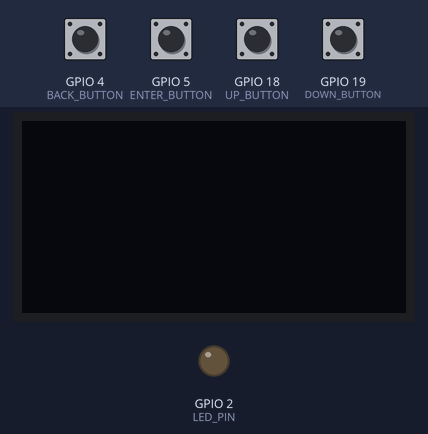
Bench run of a sketch on a simulated ESP32. Shown: 128×64 one-colour display, output pins drawn as LEDs (lit = HIGH). The inputs (shaded band) are chosen by the test bench; at power-on: GPIO 4 (BACK_BUTTON), GPIO 5 (ENTER_BUTTON), GPIO 18 (UP_BUTTON), GPIO 19 (DOWN_BUTTON) HIGH. What the sketch prints to the serial monitor is not drawn.

Above: at 1.2 s.
1.3 s: GPIO 4 (BACK_BUTTON) pulled LOW for 0.15 s
At 2.4 s:
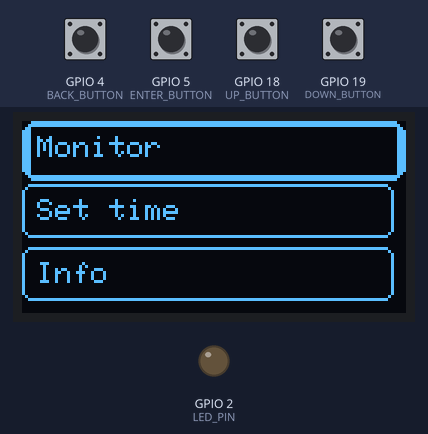
3.1 s: GPIO 5 (ENTER_BUTTON) pulled LOW for 0.15 s
At 4.5 s:
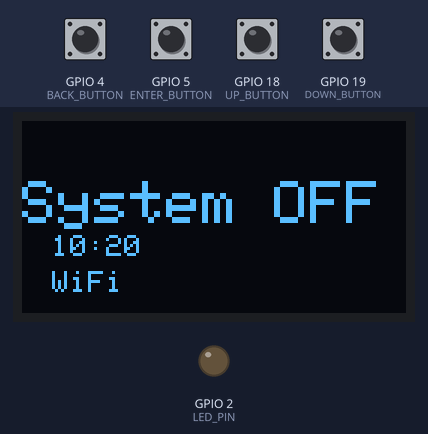
4.8 s: GPIO 5 (ENTER_BUTTON) pulled LOW for 1 s
At 6.7 s:
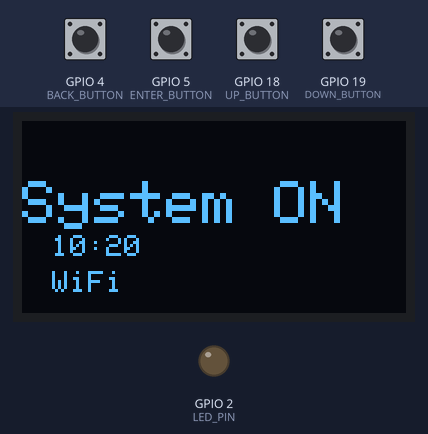
7.3 s: GPIO 4 (BACK_BUTTON) pulled LOW for 1 s
At 8.39 s:
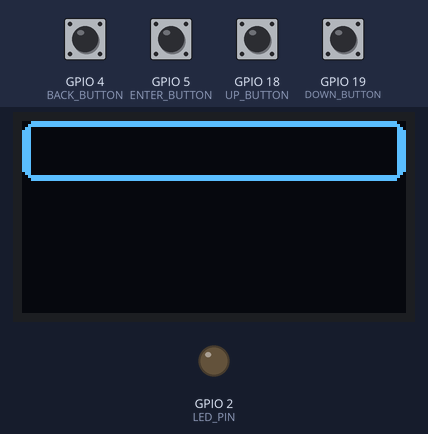
9.9 s: GPIO 4 (BACK_BUTTON) pulled LOW for 0.15 s
At 11.3 s:
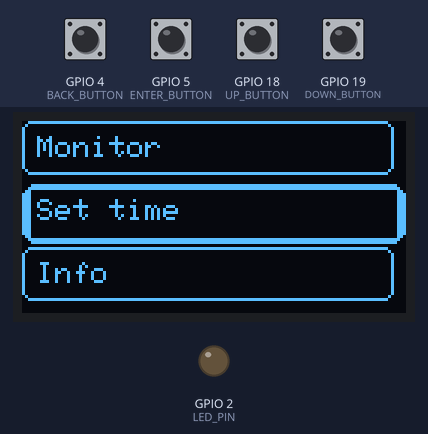
11.7 s: GPIO 5 (ENTER_BUTTON) pulled LOW for 0.15 s
At 12.9 s:
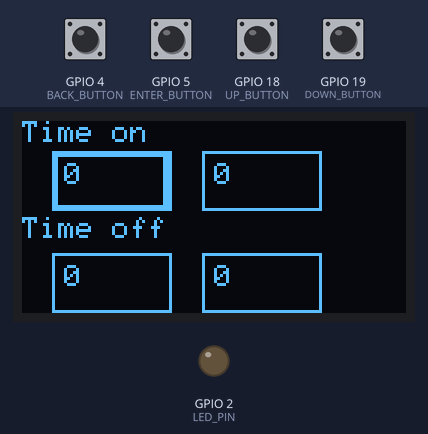
Timing chart, 0 to 14.6 s (numbered marks = the images above; inputs shaded):
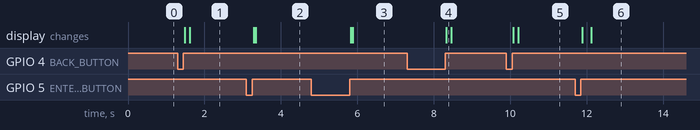

The sketch:

TestSensors.ino
```cpp
#include "main.h"

device_system_t Device1;
// email_data_t Email_container_1;

#define SCREEN_WIDTH 128 // OLED display width, in pixels
#define SCREEN_HEIGHT 64 // OLED display height, in pixels
// Declaration for SSD1306 display connected using I2C
#define OLED_RESET     -1 // Reset pin # (or -1 if sharing Arduino reset pin)
#define SCREEN_ADDRESS 0x3C

#define LED_PIN 2

int on_off = 0;
int hour = 0, minute = 0;
String email = "losCartos6@gmail.com";
// Adafruit_SSD1306 display(SCREEN_WIDTH, SCREEN_HEIGHT, &Wire, OLED_RESET);
// Declaration for SSD1306 display connected using software SPI:
//#define OLED_MOSI   9
//#define OLED_CLK   10
//#define OLED_DC    11
//#define OLED_CS    12
//#define OLED_RESET 13
//Adafruit_SSD1306 display(SCREEN_WIDTH, SCREEN_HEIGHT, OLED_MOSI, OLED_CLK, OLED_DC, OLED_RESET, OLED_CS);
bool read_button(int btn, void (*callback_func)() = NULL)
{
  volatile int holdTimeCount = 0;
  if (digitalRead(btn) == LOW)
  {
    vTaskDelay(20/portTICK_PERIOD_MS);
    if (digitalRead(btn) == LOW)
    {
      while (digitalRead(btn) == LOW)
      {
        vTaskDelay(20/portTICK_PERIOD_MS);
      }
      Serial.println("Button pushed");
      if (callback_func != NULL)
      {
        callback_func();
      }
      return true;
    }
  }
  return false;
}

// ------------------------------------ FOR OLED PRINT SCREEN -------------------------------------------
void update_menu_mode()
{
  if (Buttons_1.back_btn == 0)
  {
    oled128x32_drawBitmap(bitmap_thick_rec, 0, 0, 128, 20, false);
    oled128x32_drawBitmap(bitmap_border_rec, 0, 21, 128, 20, false);
    oled128x32_drawBitmap(bitmap_border_rec, 0, 42, 128, 20, false);
  }
  else if (Buttons_1.back_btn == 1)
  {
    oled128x32_drawBitmap(bitmap_border_rec, 0, 0, 128, 20, false);
    oled128x32_drawBitmap(bitmap_thick_rec, 0, 21, 128, 20, false);
    oled128x32_drawBitmap(bitmap_border_rec, 0, 42, 128, 20, false);
  }
  else
  {
    oled128x32_drawBitmap(bitmap_border_rec, 0, 0, 128, 20, false);
    oled128x32_drawBitmap(bitmap_border_rec, 0, 21, 128, 20, false);
    oled128x32_drawBitmap(bitmap_thick_rec, 0, 42, 128, 20, false);
  }

  oled128x32_printText("Monitor", 5, 5, 1);
  oled128x32_printText("Set time", 5, 26, 1);
  oled128x32_printText("Info", 5, 47, 1);
  display.clearDisplay();
}

void update_monitor_mode()
{
  if (on_off == 0)
  {
    oled128x32_printText("System OFF", 0, 20, 2);
  }
  else
  {
    oled128x32_printText("System ON", 0, 20, 2);
  }
  oled128x32_printText("10:20", 10, 38, 1);
  oled128x32_printText("WiFi", 10, 50, 1);
  display.clearDisplay();
}

void update_setting_mode()
{

  if (Buttons_1.enter_btn == 0)
  {
    oled128x32_drawBitmap(bitmap_thick_box, 10, 10, 40, 20, false);
    oled128x32_drawBitmap(bitmap_box_rec, 60, 10, 40, 20, false);
    oled128x32_drawBitmap(bitmap_box_rec, 10, 44, 40, 20, false);
    oled128x32_drawBitmap(bitmap_box_rec, 60, 44, 40, 20, false);
  }
  else if (Buttons_1.enter_btn == 1)
  {
    oled128x32_drawBitmap(bitmap_box_rec, 10, 10, 40, 20, false);
    oled128x32_drawBitmap(bitmap_thick_box, 60, 10, 40, 20, false);
    oled128x32_drawBitmap(bitmap_box_rec, 10, 44, 40, 20, false);
    oled128x32_drawBitmap(bitmap_box_rec, 60, 44, 40, 20, false);
  }
  else if (Buttons_1.enter_btn == 2)
  {
    oled128x32_drawBitmap(bitmap_box_rec, 10, 10, 40, 20, false);
    oled128x32_drawBitmap(bitmap_box_rec, 60, 10, 40, 20, false);
    oled128x32_drawBitmap(bitmap_thick_box, 10, 44, 40, 20, false);
    oled128x32_drawBitmap(bitmap_box_rec, 60, 44, 40, 20, false);
  }
  else
  {
    oled128x32_drawBitmap(bitmap_box_rec, 10, 10, 40, 20, false);
    oled128x32_drawBitmap(bitmap_box_rec, 60, 10, 40, 20, false);
    oled128x32_drawBitmap(bitmap_box_rec, 10, 44, 40, 20, false);
    oled128x32_drawBitmap(bitmap_thick_box, 60, 44, 40, 20, false);
  }
  // *******************************************
  oled128x32_printText(String(hour).c_str(), 14, 14, 1);
  oled128x32_printText(String(minute).c_str(), 64, 14, 1);
  oled128x32_printText(String(hour).c_str(), 14, 48, 1);
  oled128x32_printText(String(minute).c_str(), 64, 48, 1);
  // *******************************************
  oled128x32_printText("Time on", 0, 0, 1);
  oled128x32_printText("Time off", 0, 32, 1);
  display.clearDisplay();
}

void update_info_mode()
{
  oled128x32_printText("Email:", 0, 0, 1);
  oled128x32_printText(email.c_str(), 0, 20, 1);
  oled128x32_printText("Recipient:", 0, 40, 1);
  oled128x32_printText(email.c_str(), 0, 50, 1);
  display.clearDisplay();
}

void handle_back_menu()
{
  Buttons_1.back_btn = (Buttons_1.back_btn + 1) % 3;
  update_menu_mode();
}

void handle_enter_menu()
{
  if (Buttons_1.back_btn == 0)
  {
    Buttons_1.enter_btn = 0;
    Buttons_1.oled_mode = OLED_MONITOR;
    update_monitor_mode();
  }
  else if (Buttons_1.back_btn == 1)
  {
    Buttons_1.enter_btn = 0;
    Buttons_1.oled_mode = OLED_SETTING;
    update_setting_mode();
  }
  else if (Buttons_1.back_btn == 2)
  {
    Buttons_1.oled_mode = OLED_INFO;
    update_info_mode();
  }
}

void handle_enter_monitor()
{
  Buttons_1.enter_btn = (Buttons_1.enter_btn + 1) % 2;

  if (Buttons_1.enter_btn == 0)
  {
    //*****************************
    on_off = 0;
  }
  else if (Buttons_1.enter_btn == 1)
  {
    //*****************************
    on_off = 1;
  }
  update_monitor_mode();
}

void handle_back_monitor()
{
  Buttons_1.enter_btn = 0;
  Buttons_1.oled_mode = OLED_MENU;
  update_menu_mode();
}

void handle_enter_setting()
{
  Buttons_1.enter_btn = (Buttons_1.enter_btn + 1) % 4;
  update_setting_mode();
}

void handle_up_setting()
{
  if (Buttons_1.enter_btn == 0)
  {
    hour++;
    if (hour > 23) hour = 0;
  }
  else if (Buttons_1.enter_btn == 1)
  {
    minute++;
    if (minute > 59) minute = 0;
  }
  update_setting_mode();
}
void handle_down_setting()
{
  if (Buttons_1.enter_btn == 0)
  {
    hour--;
    if (hour < 0) hour = 23;
  }
  else if (Buttons_1.enter_btn == 1)
  {
    minute--;
    if (minute < 0) minute = 59;
  }
  update_setting_mode();
}

void handle_modes_oled()
{
  switch (Buttons_1.oled_mode)
  {
    case OLED_MONITOR:
    {
      read_button(BACK_BUTTON, handle_back_monitor);
      read_button(ENTER_BUTTON, handle_enter_monitor);
      break;
    }
    case OLED_MENU:
    {
      read_button(BACK_BUTTON, handle_back_menu);
      read_button(ENTER_BUTTON, handle_enter_menu);
      break;
    }
    case OLED_SETTING:
    {
      read_button(ENTER_BUTTON, handle_enter_setting);
      read_button(BACK_BUTTON, handle_back_monitor);
      read_button(UP_BUTTON, handle_up_setting);
      read_button(DOWN_BUTTON, handle_down_setting);
      break;
    }
    case OLED_INFO:
    {
      read_button(BACK_BUTTON, handle_back_monitor);
      // read_button(BACK_BUTTON, handle_back_menu);
      break;
    }
  }
}

void setup()
{
  Serial.begin(115200);
  pinMode(ENTER_BUTTON, INPUT_PULLUP);
  pinMode(BACK_BUTTON, INPUT_PULLUP);
  pinMode(UP_BUTTON, INPUT_PULLUP);
  pinMode(DOWN_BUTTON, INPUT_PULLUP);
  pinMode(LED_PIN, OUTPUT);
  // digitalWrite(LED_PIN, HIGH);
  // initialize the OLED object
  if(!display.begin(SSD1306_SWITCHCAPVCC, SCREEN_ADDRESS)) {
    Serial.println(F("SSD1306 allocation failed"));
    while (1)
    {
      delay(500);
    }
  }
  Buttons_1.oled_mode = 0;
  // Uncomment this if you are using SPI
  //if(!display.begin(SSD1306_SWITCHCAPVCC)) {
  //  Serial.println(F("SSD1306 allocation failed"));
  //  for(;;); // Don't proceed, loop forever
  //}
  // Clear the buffer.
  display.clearDisplay();
  // Display Text
  // display.setTextSize(1.5);
  // display.setTextColor(WHITE);
  // display.setCursor(0,28);
  // display.println("Este proyecto");
  // display.println("es muy interesante");

  // display.display();
  // delay(2000);
  // display.clearDisplay();
  // // Display Inverted Text
  // display.setTextColor(BLACK, WHITE); // 'inverted' text
  // display.setCursor(0,28);
  // display.println("Hello world!");
  // display.display();
  // delay(2000);
  // display.clearDisplay();
  // // Changing Font Size
  // display.setTextColor(WHITE);
  // display.setCursor(0,24);
  // display.setTextSize(2);
  // display.println("Hello!");
  // display.display();
  // delay(2000);
  // display.clearDisplay();
  // // Display Numbers
  // display.setTextSize(1);
  // display.setCursor(0,28);
  // display.println(123456789);
  // display.display();
  // delay(2000);
  // display.clearDisplay();
  // // Specifying Base For Numbers
  // display.setCursor(0,28);
  // display.print("0x"); display.print(0xFF, HEX);
  // display.print("(HEX) = ");
  // display.print(0xFF, DEC);
  // display.println("(DEC)");
  // display.display();
  // delay(2000);
  // display.clearDisplay();
  // // Display ASCII Characters
  // display.setCursor(0,24);
  // display.setTextSize(2);
  // display.write(3);
  // display.display();
  // delay(2000);
  // display.clearDisplay();
  // // Scroll full screen
  // display.setCursor(0,0);
  // display.setTextSize(1);
  // display.println("Full");
  // display.println("screen");
  // display.println("scrolling!");
  // display.display();
  // display.startscrollright(0x00, 0x07);
  // delay(2000);
  // display.stopscroll();
  // delay(1000);
  // display.startscrollleft(0x00, 0x07);
  // delay(2000);
  // display.stopscroll();
  // delay(1000);
  // display.startscrolldiagright(0x00, 0x07);
  // delay(2000);
  // display.startscrolldiagleft(0x00, 0x07);
  // delay(2000);
  // display.stopscroll();
  // display.clearDisplay();
  // // Scroll part of the screen
  // display.setCursor(0,0);
  // display.setTextSize(1);
  // display.println("Scroll");
  // display.println("some part");
  // display.println("of the screen.");
  // display.display();
  // display.startscrollright(0x00, 0x00);
}


void loop() {
  // put your main code here, to run repeatedly:
  handle_modes_oled();
}
```

main.h
```cpp
#ifndef MAIN_H
#define MAIN_H

#include <SPI.h>
#include <Wire.h>
#include <Adafruit_GFX.h>
#include <Adafruit_SSD1306.h>

#include "bit_map_frame_utilities.h"
#include "oled_utilities.h"

#define ENTER_BUTTON 5
#define BACK_BUTTON 4
#define UP_BUTTON 18
#define DOWN_BUTTON 19

typedef struct
{
  int hour;
  int minute;
  int second;
  int week;
  int day;
  int month;
  int year;

} time_attendance_t;

enum system_state
{
  SYSTEM_OFF,
  SYSTEM_ON,
};

enum system_security_ontime
{
  SYSTEM_OFF_SECURITY,
  SYSTEM_ON_SECURITY,
  SYSTEM_HALT_SECURITY,
};

typedef struct
{
  int state_message;
  int sensor_reading_message;
  int ontime_message;

} queue_message_storage_t;

typedef struct
{
  long int previous_time;
  long int time_interval;

} time_invoke_t;

typedef struct
{
  String ssid;
  String pass;
  String ip;
  String gateway;

} wifi_system_parameters_t;

typedef struct
{
  int rtc_time_state;

  int rtc_module_flag_error;
  int ntp_flag_error;
  int rtc_module_connection;

} rtc_time_flags;

typedef struct
{
  int system_state_flag;
  int led_on_state_flag;
  int distance_sensor_flag;
  int is_sent_email_flag;
  rtc_time_flags rtc_flags;

} system_flags_t;

typedef struct
{
  wifi_system_parameters_t  wifi_params;
  time_invoke_t             time_inv;
  system_flags_t            system_flags;
  time_attendance_t         rtc_time;
  time_attendance_t         time_on_security;
  time_attendance_t         time_off_security;
  queue_message_storage_t   queue_messages;

} device_system_t;

#endif
```

oled_utilities.h
```cpp
#ifndef OLED_UTILITIES
#define OLED_UTILITIES

#define OLED_RESET     -1 // Reset pin # (or -1 if sharing Arduino reset pin)
#define SCREEN_ADDRESS 0x3C ///< See datasheet for Address; 0x3D for 128x64, 0x3C for 128x32

#define SCREEN_WIDTH 128 // OLED display width, in pixels
#define SCREEN_HEIGHT 64 // OLED display height, in pixels

#define PADDING_X_TEXT 35
#define PADDING_Y_TEXT 14

#define PADDING_X_IMG 10
#define PADDING_Y_IMG 6

enum oled_mode
{
  OLED_MONITOR,
  OLED_MENU,
  OLED_SETTING,
  OLED_INFO,
};

typedef struct
{
  int oled_mode;
  int enter_btn;
  int back_btn;
  int up_btn;
  int down_btn;

} buttons_gui_t;

buttons_gui_t Buttons_1;

typedef struct
{
  String content;
  int type;

} OLED_PACKAGE;

Adafruit_SSD1306 display(SCREEN_WIDTH, SCREEN_HEIGHT, &Wire, OLED_RESET);

/// FOR SSD1306 128x32
void oled128x32_drawBitmap(const unsigned char *bitmap_array, int x = 0, int y = 0, int size_x=0, int size_y=0, bool is_cleared_display=true)
{
  if (is_cleared_display == true)
    display.clearDisplay();

  display.drawBitmap(x, y, bitmap_array, size_x, size_y, 2);
  display.display();
}

void oled128x32_printText(const char *text, int x = 0, int y = 0, int size_text=1)
{
  display.setTextSize(size_text);
  display.setTextColor(WHITE);
  display.setCursor(x, y);
  display.println(text);
  display.display();
}

//void oled128x32_printScreen(const char *text, int type, int size_text=1)
//{
//  switch (type)
//  {
//    case OLED_CONFIG_STATE:
//    {
//      oled128x32_drawBitmap(epd_bitmap_IconConfig, PADDING_X_IMG, PADDING_Y_IMG, 20, 20);
//      oled128x32_printText(text, PADDING_X_TEXT, PADDING_Y_TEXT, size_text);
//      break;
//    }
//    case OLED_ERROR_STATE:
//    {
//      oled128x32_drawBitmap(epd_bitmap_IconError, PADDING_X_IMG, PADDING_Y_IMG, 20, 20);
//      oled128x32_printText(text, PADDING_X_TEXT, PADDING_Y_TEXT, size_text);
//      break;
//    }
//    case OLED_LOADING_STATE:
//    {
//      oled128x32_drawBitmap(epd_bitmap_IconLoading, PADDING_X_IMG, PADDING_Y_IMG, 20, 20);
//      oled128x32_printText(text, PADDING_X_TEXT, PADDING_Y_TEXT, size_text);
//      break;
//    }
//    case OLED_OPERATE_STATE:
//    {
//      oled128x32_drawBitmap(epd_bitmap_IconOperate, PADDING_X_IMG, PADDING_Y_IMG, 20, 20);
//      oled128x32_printText(text, PADDING_X_TEXT, PADDING_Y_TEXT, size_text);
//      break;
//    }
//    case OLED_SUCCESS_STATE:
//    {
//      oled128x32_drawBitmap(epd_bitmap_IconSuccess, PADDING_X_IMG, PADDING_Y_IMG, 20, 20);
//      oled128x32_printText(text, PADDING_X_TEXT, PADDING_Y_TEXT, size_text);
//      break;
//    }
//    case OLED_LOGO_STATE:
//    {
//      oled128x32_drawBitmap(epd_bitmap_IconLogo, PADDING_X_IMG, 4, 25, 25);
//      oled128x32_printText(text, PADDING_X_TEXT, PADDING_Y_TEXT, size_text);
//      break;
//    }
//    default:
//    {
//      oled128x32_drawBitmap(epd_bitmap_Border, 0, 0, 128, 32);
//      oled128x32_printText("Unknow err!", PADDING_X_TEXT, PADDING_Y_TEXT);
//      break;
//    }
//  }
//  oled128x32_drawBitmap(epd_bitmap_Border, 0, 0, 128, 32, false);
////  xTimerStart(one_shot_timer, portMAX_DELAY);
//}

#endif
```

Source omitted: ame_utilities.h (data table, 5487 bytes)

Measured:
- after the input at 1.3 s, the display: first changes after 0.19 s (image 1 shows a later state)
- after the input at 3.1 s, the display: first changes after 0.19 s (image 2 shows a later state)
- after the input at 4.8 s, the display: first changes after 1.0 s (image 3 shows a later state)
- after the input at 7.3 s, the display: changes after 1.0 s (image 4)
- after the input at 9.9 s, the display: first changes after 0.19 s (image 5 shows a later state)
- after the input at 11.7 s, the display: first changes after 0.19 s (image 6 shows a later state)
